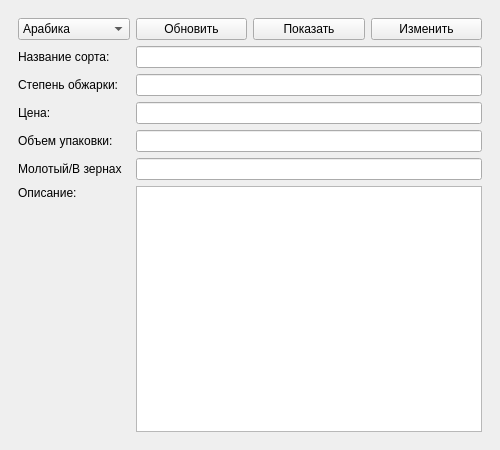
<?xml version="1.0" encoding="UTF-8"?>
<ui version="4.0">
 <class>MainWindow</class>
 <widget class="QMainWindow" name="MainWindow">
  <property name="geometry">
   <rect>
    <x>0</x>
    <y>0</y>
    <width>500</width>
    <height>450</height>
   </rect>
  </property>
  <property name="windowTitle">
   <string>MainWindow</string>
  </property>
  <widget class="QWidget" name="centralwidget">
   <layout class="QGridLayout" name="gridLayout">
    <item row="0" column="0">
     <widget class="QWidget" name="widget" native="true">
      <layout class="QGridLayout" name="gridLayout_2">
       <item row="0" column="0">
        <widget class="QComboBox" name="comboBox">
         <item>
          <property name="text">
           <string>Арабика</string>
          </property>
         </item>
         <item>
          <property name="text">
           <string>Либерика</string>
          </property>
         </item>
         <item>
          <property name="text">
           <string>Робуста</string>
          </property>
         </item>
        </widget>
       </item>
       <item row="8" column="0">
        <spacer name="verticalSpacer">
         <property name="orientation">
          <enum>Qt::Vertical</enum>
         </property>
         <property name="sizeHint" stdset="0">
          <size>
           <width>20</width>
           <height>40</height>
          </size>
         </property>
        </spacer>
       </item>
       <item row="4" column="0">
        <widget class="QLabel" name="label_2">
         <property name="text">
          <string>Цена:</string>
         </property>
        </widget>
       </item>
       <item row="3" column="0">
        <widget class="QLabel" name="label_5">
         <property name="text">
          <string>Степень обжарки:</string>
         </property>
        </widget>
       </item>
       <item row="5" column="0">
        <widget class="QLabel" name="label">
         <property name="text">
          <string>Объем упаковки:</string>
         </property>
        </widget>
       </item>
       <item row="0" column="2">
        <widget class="QPushButton" name="pushButton">
         <property name="text">
          <string>Показать</string>
         </property>
        </widget>
       </item>
       <item row="6" column="0">
        <widget class="QLabel" name="label_4">
         <property name="text">
          <string>Молотый/В зернах</string>
         </property>
        </widget>
       </item>
       <item row="7" column="0">
        <widget class="QLabel" name="label_3">
         <property name="text">
          <string>Описание:</string>
         </property>
        </widget>
       </item>
       <item row="0" column="3">
        <widget class="QPushButton" name="pushButton_2">
         <property name="text">
          <string>Изменить</string>
         </property>
        </widget>
       </item>
       <item row="2" column="0">
        <widget class="QLabel" name="label_6">
         <property name="text">
          <string>Название сорта:</string>
         </property>
        </widget>
       </item>
       <item row="0" column="1">
        <widget class="QPushButton" name="pushButton_3">
         <property name="text">
          <string>Обновить</string>
         </property>
        </widget>
       </item>
       <item row="2" column="1" colspan="3">
        <widget class="QLineEdit" name="lineEdit_2">
         <property name="readOnly">
          <bool>true</bool>
         </property>
        </widget>
       </item>
       <item row="3" column="1" colspan="3">
        <widget class="QLineEdit" name="lineEdit_3">
         <property name="readOnly">
          <bool>true</bool>
         </property>
        </widget>
       </item>
       <item row="4" column="1" colspan="3">
        <widget class="QLineEdit" name="lineEdit">
         <property name="readOnly">
          <bool>true</bool>
         </property>
        </widget>
       </item>
       <item row="5" column="1" colspan="3">
        <widget class="QLineEdit" name="lineEdit_5">
         <property name="readOnly">
          <bool>true</bool>
         </property>
        </widget>
       </item>
       <item row="6" column="1" colspan="3">
        <widget class="QLineEdit" name="lineEdit_4">
         <property name="readOnly">
          <bool>true</bool>
         </property>
        </widget>
       </item>
       <item row="7" column="1" rowspan="2" colspan="3">
        <widget class="QTextEdit" name="textEdit">
         <property name="minimumSize">
          <size>
           <width>300</width>
           <height>0</height>
          </size>
         </property>
         <property name="readOnly">
          <bool>true</bool>
         </property>
        </widget>
       </item>
      </layout>
     </widget>
    </item>
   </layout>
  </widget>
 </widget>
 <resources/>
 <connections/>
</ui>
